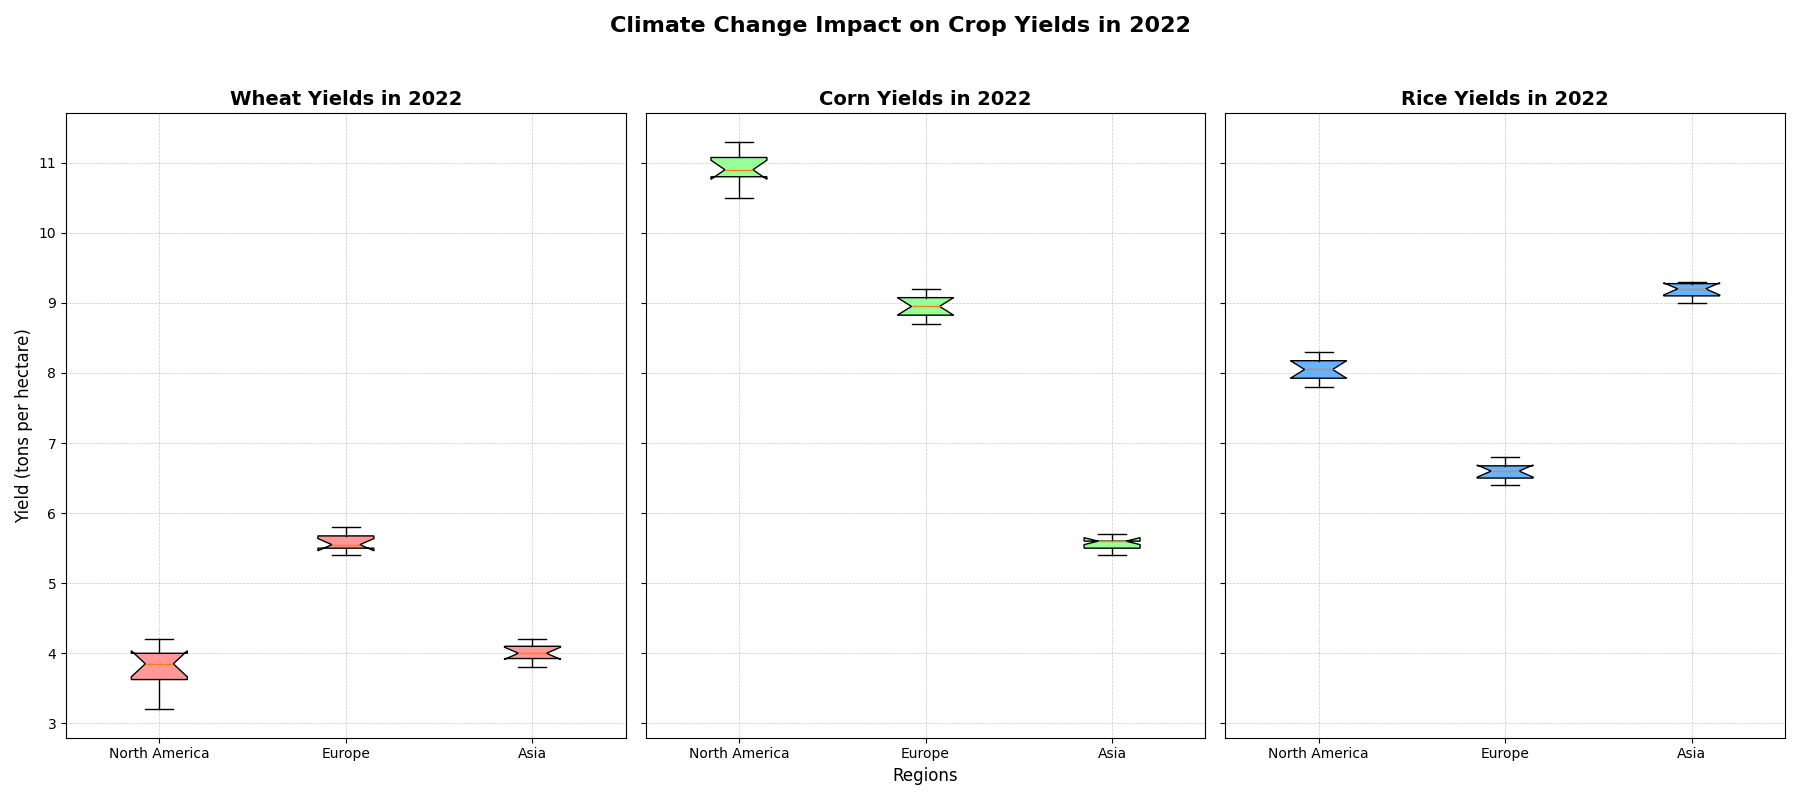

Reproduce this figure in Python.
import matplotlib.pyplot as plt
import numpy as np

# Story: Climate Change Impact on Crop Yields
# This study examines the distribution of wheat, corn, and rice yields across three agricultural regions
# (North America, Europe, and Asia) for the year 2022. The goal is to visualize the variability and
# distribution to draw insights about the impact of climate change on these crops.

# Define regions and crops
regions = ['North America', 'Europe', 'Asia']
crops = ['Wheat', 'Corn', 'Rice']

# Data representing crop yields (in tons per hectare) for 2022
# North America data
wheat_na = [3.2, 3.5, 3.6, 4.0, 4.2, 3.9, 4.1, 3.8, 4.0, 3.7]
corn_na = [10.5, 11.0, 11.2, 10.8, 10.9, 11.1, 10.7, 10.8, 11.3, 10.9]
rice_na = [7.8, 8.0, 7.9, 8.2, 8.3, 8.1, 8.0, 7.8, 8.2, 8.1]

# Europe data
wheat_eu = [5.5, 5.4, 5.6, 5.7, 5.8, 5.5, 5.6, 5.4, 5.7, 5.5]
corn_eu = [9.0, 8.8, 8.9, 9.2, 9.1, 8.7, 9.0, 9.1, 8.8, 8.9]
rice_eu = [6.5, 6.6, 6.7, 6.5, 6.8, 6.4, 6.6, 6.5, 6.6, 6.7]

# Asia data
wheat_as = [3.8, 3.9, 4.0, 4.1, 4.2, 4.0, 4.1, 3.9, 4.0, 4.1]
corn_as = [5.5, 5.6, 5.7, 5.6, 5.5, 5.7, 5.6, 5.5, 5.4, 5.6]
rice_as = [9.2, 9.3, 9.1, 9.2, 9.3, 9.1, 9.2, 9.0, 9.3, 9.1]

# Organize the data for the box plot
data_wheat = [wheat_na, wheat_eu, wheat_as]
data_corn = [corn_na, corn_eu, corn_as]
data_rice = [rice_na, rice_eu, rice_as]

# Create subplots
fig, axes = plt.subplots(1, 3, figsize=(18, 8), sharey=True)

# Titles and labels
axes[0].set_title('Wheat Yields in 2022', fontsize=14, fontweight='bold')
axes[1].set_title('Corn Yields in 2022', fontsize=14, fontweight='bold')
axes[2].set_title('Rice Yields in 2022', fontsize=14, fontweight='bold')

# Plot Wheat Yields
box_wheat = axes[0].boxplot(data_wheat, vert=True, patch_artist=True, labels=regions, notch=True)
for patch in box_wheat['boxes']:
    patch.set_facecolor('#FF9999')
axes[0].set_ylabel('Yield (tons per hectare)', fontsize=12)

# Plot Corn Yields
box_corn = axes[1].boxplot(data_corn, vert=True, patch_artist=True, labels=regions, notch=True)
for patch in box_corn['boxes']:
    patch.set_facecolor('#99FF99')
axes[1].set_xlabel('Regions', fontsize=12)

# Plot Rice Yields
box_rice = axes[2].boxplot(data_rice, vert=True, patch_artist=True, labels=regions, notch=True)
for patch in box_rice['boxes']:
    patch.set_facecolor('#66B3FF')

# Add grid
for ax in axes:
    ax.grid(True, linestyle='--', linewidth=0.5, alpha=0.7)
    ax.set_axisbelow(True)

# Common title
fig.suptitle('Climate Change Impact on Crop Yields in 2022', fontsize=16, fontweight='bold', y=0.98)

# Adjust layout
plt.tight_layout(rect=[0, 0, 1, 0.95])

# Show plot
plt.show()
